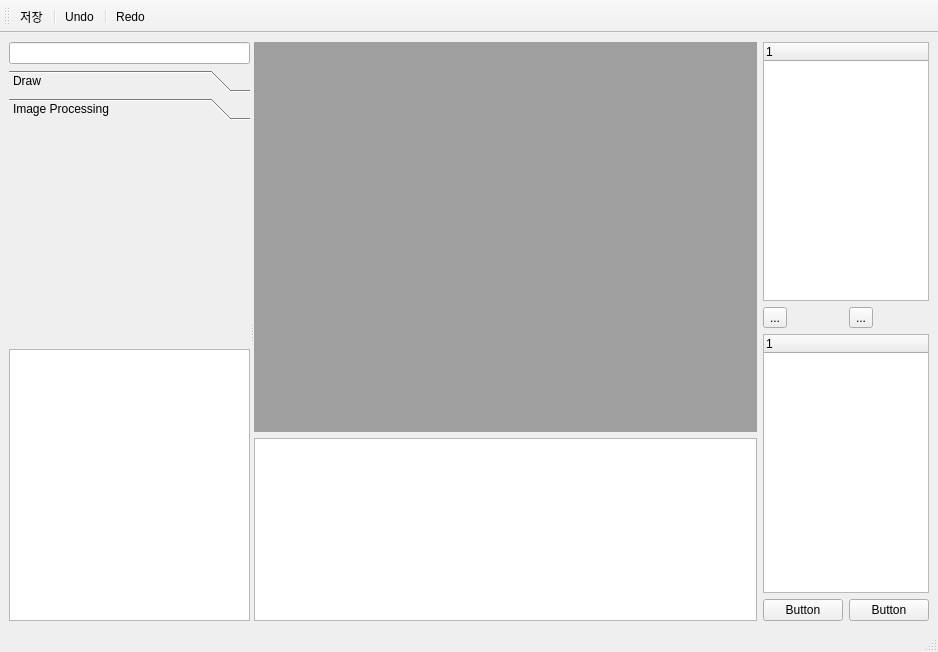
<?xml version="1.0" encoding="UTF-8"?>
<ui version="4.0">
 <class>MainWindow</class>
 <widget class="QMainWindow" name="MainWindow">
  <property name="geometry">
   <rect>
    <x>0</x>
    <y>0</y>
    <width>938</width>
    <height>652</height>
   </rect>
  </property>
  <property name="windowTitle">
   <string>MainWindow</string>
  </property>
  <widget class="QWidget" name="centralwidget">
   <layout class="QGridLayout" name="gridLayout">
    <item row="0" column="0" rowspan="4">
     <widget class="QSplitter" name="splitter">
      <property name="orientation">
       <enum>Qt::Horizontal</enum>
      </property>
      <widget class="QWidget" name="">
       <layout class="QVBoxLayout" name="verticalLayout">
        <item>
         <widget class="QLineEdit" name="lineEdit"/>
        </item>
        <item>
         <widget class="QToolBox" name="toolBox">
          <property name="currentIndex">
           <number>1</number>
          </property>
          <widget class="QWidget" name="page">
           <property name="geometry">
            <rect>
             <x>0</x>
             <y>0</y>
             <width>255</width>
             <height>302</height>
            </rect>
           </property>
           <attribute name="label">
            <string>Draw</string>
           </attribute>
           <widget class="QLabel" name="label">
            <property name="geometry">
             <rect>
              <x>0</x>
              <y>10</y>
              <width>38</width>
              <height>12</height>
             </rect>
            </property>
            <property name="text">
             <string>Brush</string>
            </property>
           </widget>
           <widget class="QLabel" name="label_2">
            <property name="geometry">
             <rect>
              <x>0</x>
              <y>70</y>
              <width>38</width>
              <height>12</height>
             </rect>
            </property>
            <property name="text">
             <string>Figure</string>
            </property>
           </widget>
           <widget class="QLabel" name="label_3">
            <property name="geometry">
             <rect>
              <x>0</x>
              <y>140</y>
              <width>38</width>
              <height>12</height>
             </rect>
            </property>
            <property name="text">
             <string>Measure</string>
            </property>
           </widget>
           <widget class="QToolButton" name="ColortoolButton">
            <property name="geometry">
             <rect>
              <x>10</x>
              <y>220</y>
              <width>131</width>
              <height>31</height>
             </rect>
            </property>
            <property name="text">
             <string>Color</string>
            </property>
            <property name="icon">
             <iconset>
              <normaloff>../build-DentistApp-Desktop_Qt_6_4_1_MSVC2019_64bit-Debug/color.png</normaloff>../build-DentistApp-Desktop_Qt_6_4_1_MSVC2019_64bit-Debug/color.png</iconset>
            </property>
           </widget>
           <widget class="QToolButton" name="BrushtoolButton">
            <property name="geometry">
             <rect>
              <x>0</x>
              <y>30</y>
              <width>91</width>
              <height>31</height>
             </rect>
            </property>
            <property name="text">
             <string>Brush</string>
            </property>
            <property name="icon">
             <iconset>
              <normaloff>../build-DentistApp-Desktop_Qt_6_4_1_MSVC2019_64bit-Debug/draw.png</normaloff>../build-DentistApp-Desktop_Qt_6_4_1_MSVC2019_64bit-Debug/draw.png</iconset>
            </property>
           </widget>
           <widget class="QSpinBox" name="spinBox">
            <property name="geometry">
             <rect>
              <x>100</x>
              <y>30</y>
              <width>51</width>
              <height>31</height>
             </rect>
            </property>
           </widget>
           <widget class="QToolButton" name="ColortoolButton_5">
            <property name="geometry">
             <rect>
              <x>120</x>
              <y>96</y>
              <width>31</width>
              <height>31</height>
             </rect>
            </property>
            <property name="text">
             <string>...</string>
            </property>
            <property name="icon">
             <iconset>
              <normaloff>../build-DentistApp-Desktop_Qt_6_4_1_MSVC2019_64bit-Debug/arrow2.png</normaloff>../build-DentistApp-Desktop_Qt_6_4_1_MSVC2019_64bit-Debug/arrow2.png</iconset>
            </property>
           </widget>
           <widget class="QToolButton" name="ColortoolButton_3">
            <property name="geometry">
             <rect>
              <x>40</x>
              <y>96</y>
              <width>31</width>
              <height>31</height>
             </rect>
            </property>
            <property name="text">
             <string>...</string>
            </property>
            <property name="icon">
             <iconset>
              <normaloff>../build-DentistApp-Desktop_Qt_6_4_1_MSVC2019_64bit-Debug/triangle2.png</normaloff>../build-DentistApp-Desktop_Qt_6_4_1_MSVC2019_64bit-Debug/triangle2.png</iconset>
            </property>
           </widget>
           <widget class="QToolButton" name="ColortoolButton_2">
            <property name="geometry">
             <rect>
              <x>0</x>
              <y>96</y>
              <width>31</width>
              <height>31</height>
             </rect>
            </property>
            <property name="text">
             <string>...</string>
            </property>
            <property name="icon">
             <iconset>
              <normaloff>../build-DentistApp-Desktop_Qt_6_4_1_MSVC2019_64bit-Debug/circle2.png</normaloff>../build-DentistApp-Desktop_Qt_6_4_1_MSVC2019_64bit-Debug/circle2.png</iconset>
            </property>
           </widget>
           <widget class="QToolButton" name="ColortoolButton_4">
            <property name="geometry">
             <rect>
              <x>80</x>
              <y>96</y>
              <width>31</width>
              <height>31</height>
             </rect>
            </property>
            <property name="text">
             <string>...</string>
            </property>
            <property name="icon">
             <iconset>
              <normaloff>../build-DentistApp-Desktop_Qt_6_4_1_MSVC2019_64bit-Debug/rectangle2.png</normaloff>../build-DentistApp-Desktop_Qt_6_4_1_MSVC2019_64bit-Debug/rectangle2.png</iconset>
            </property>
           </widget>
           <widget class="QToolButton" name="ColortoolButton_10">
            <property name="geometry">
             <rect>
              <x>10</x>
              <y>160</y>
              <width>31</width>
              <height>31</height>
             </rect>
            </property>
            <property name="text">
             <string>...</string>
            </property>
            <property name="icon">
             <iconset>
              <normaloff>../build-DentistApp-Desktop_Qt_6_4_1_MSVC2019_64bit-Debug/group-14-copy-2@2x.png</normaloff>../build-DentistApp-Desktop_Qt_6_4_1_MSVC2019_64bit-Debug/group-14-copy-2@2x.png</iconset>
            </property>
           </widget>
           <widget class="QToolButton" name="ColortoolButton_11">
            <property name="geometry">
             <rect>
              <x>60</x>
              <y>160</y>
              <width>31</width>
              <height>31</height>
             </rect>
            </property>
            <property name="text">
             <string>...</string>
            </property>
            <property name="icon">
             <iconset>
              <normaloff>../build-DentistApp-Desktop_Qt_6_4_1_MSVC2019_64bit-Debug/group-15-copy@2x.png</normaloff>../build-DentistApp-Desktop_Qt_6_4_1_MSVC2019_64bit-Debug/group-15-copy@2x.png</iconset>
            </property>
           </widget>
           <widget class="QToolButton" name="ColortoolButton_12">
            <property name="geometry">
             <rect>
              <x>110</x>
              <y>160</y>
              <width>31</width>
              <height>31</height>
             </rect>
            </property>
            <property name="text">
             <string>...</string>
            </property>
            <property name="icon">
             <iconset>
              <normaloff>../build-DentistApp-Desktop_Qt_6_4_1_MSVC2019_64bit-Debug/triangle2.png</normaloff>../build-DentistApp-Desktop_Qt_6_4_1_MSVC2019_64bit-Debug/triangle2.png</iconset>
            </property>
           </widget>
          </widget>
          <widget class="QWidget" name="page_3">
           <property name="geometry">
            <rect>
             <x>0</x>
             <y>0</y>
             <width>173</width>
             <height>225</height>
            </rect>
           </property>
           <attribute name="label">
            <string>Image Processing</string>
           </attribute>
          </widget>
         </widget>
        </item>
        <item>
         <widget class="QTableView" name="patientTableView"/>
        </item>
       </layout>
      </widget>
      <widget class="QWidget" name="">
       <layout class="QVBoxLayout" name="verticalLayout_2">
        <item>
         <widget class="QMdiArea" name="mdiArea"/>
        </item>
        <item>
         <widget class="QListWidget" name="listWidget"/>
        </item>
       </layout>
      </widget>
     </widget>
    </item>
    <item row="0" column="1" colspan="2">
     <widget class="QTreeWidget" name="treeWidget">
      <column>
       <property name="text">
        <string notr="true">1</string>
       </property>
      </column>
     </widget>
    </item>
    <item row="1" column="1">
     <widget class="QToolButton" name="toolButton">
      <property name="text">
       <string>...</string>
      </property>
     </widget>
    </item>
    <item row="1" column="2">
     <widget class="QToolButton" name="toolButton_2">
      <property name="text">
       <string>...</string>
      </property>
     </widget>
    </item>
    <item row="2" column="1" colspan="2">
     <widget class="QTreeWidget" name="treeWidget_2">
      <column>
       <property name="text">
        <string notr="true">1</string>
       </property>
      </column>
     </widget>
    </item>
    <item row="3" column="1">
     <widget class="QPushButton" name="pushButton">
      <property name="text">
       <string>Button</string>
      </property>
     </widget>
    </item>
    <item row="3" column="2">
     <widget class="QPushButton" name="pushButton_2">
      <property name="text">
       <string>Button</string>
      </property>
     </widget>
    </item>
   </layout>
  </widget>
  <widget class="QMenuBar" name="menubar">
   <property name="geometry">
    <rect>
     <x>0</x>
     <y>0</y>
     <width>938</width>
     <height>17</height>
    </rect>
   </property>
  </widget>
  <widget class="QStatusBar" name="statusbar"/>
  <widget class="QToolBar" name="toolBar">
   <property name="windowTitle">
    <string>toolBar</string>
   </property>
   <attribute name="toolBarArea">
    <enum>TopToolBarArea</enum>
   </attribute>
   <attribute name="toolBarBreak">
    <bool>false</bool>
   </attribute>
   <addaction name="actionSave"/>
   <addaction name="separator"/>
   <addaction name="actionUndo"/>
   <addaction name="separator"/>
   <addaction name="actionRedo"/>
  </widget>
  <action name="actionSave">
   <property name="text">
    <string>저장</string>
   </property>
  </action>
  <action name="actionRedo">
   <property name="text">
    <string>Redo</string>
   </property>
  </action>
  <action name="actionUndo">
   <property name="text">
    <string>Undo</string>
   </property>
  </action>
 </widget>
 <resources/>
 <connections/>
</ui>
